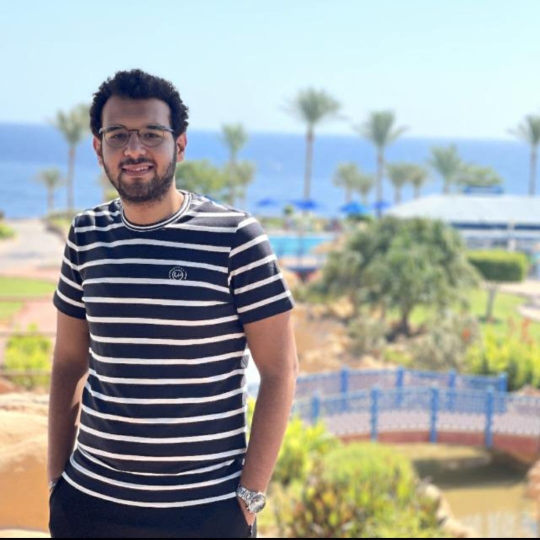
#> input picture frontend/src/assets/megz.jpg, 1080 x 1079 px, given in place of frame_1020.jpg, which was not available (shown at 1/2 size)
$ jupyter execute --allow-errors classical_facial_expression_recognition.ipynb   (text cells are left out)
#> lines starting #> are read from the running program, lines starting #| are printed output that depends on the picture; after the words box and inside, x2 and y2 are one past the last pixel; in counts of white or black regions, pixels touching at a corner belong together; pictures that were not available may be replaced by others from this repository, and a replacement may not be noted
#> further down, image is the input picture: shape (1079, 1080, 3); mean B, G, R 164, 166.9, 161.1
[cell 1]
import numpy as np
from skimage.feature import hog , local_binary_pattern
import glob
from matplotlib import image as mpimg
import cv2
import matplotlib.pyplot as plt
from sklearn.svm import SVC
from skimage.color import rgb2gray, rgba2rgb
from sklearn.impute import SimpleImputer
from sklearn.metrics import confusion_matrix , roc_curve, auc
import os
from PIL import Image
from tqdm import tqdm
from skimage import filters
import pickle
import math
from mtcnn import MTCNN
from sklearn.model_selection import GridSearchCV
import seaborn as sns
# from retinaface import RetinaFace

[cell 2]
emotions = ['confident' , 'unconfident']
emotions_feature_vector = {emotion : [] for emotion in emotions}
training_dataset_labels = []
#> (the rest of this cell did not finish here and is left out)

[cell 3]
# [6 lines left out: function read_images, not called in this run]

[cell 4]
def show_image(img , title , gray):
    if gray:
        plt.imshow(img , cmap = 'gray')
    else:
        plt.imshow(img)
    plt.title(title)
    plt.axis('off')
    plt.show()

[cell 5]
def detect_face(image):
    # Convert the image to YCbCr color space
    ycbcr = cv2.cvtColor(image, cv2.COLOR_BGR2YCrCb)
#> ycbcr: shape (1079, 1080, 3); mean of channels 0, 1, 2 164.9, 125.3, 127.5
    y, cr, cb = cv2.split(ycbcr)
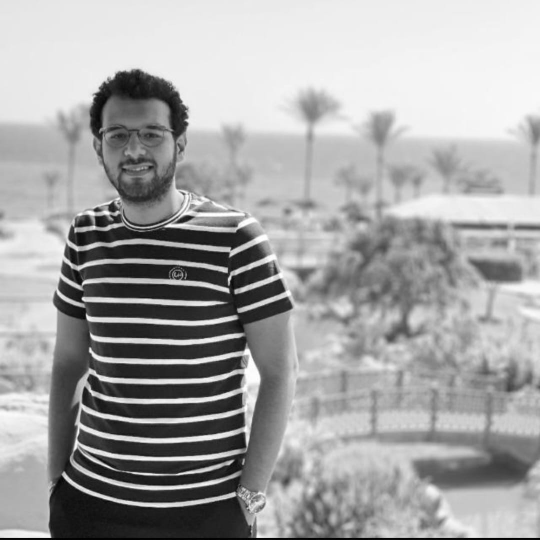
#> y: shape (1079, 1080) (shown at 1/2 size); min 0, max 255, mean 164.9
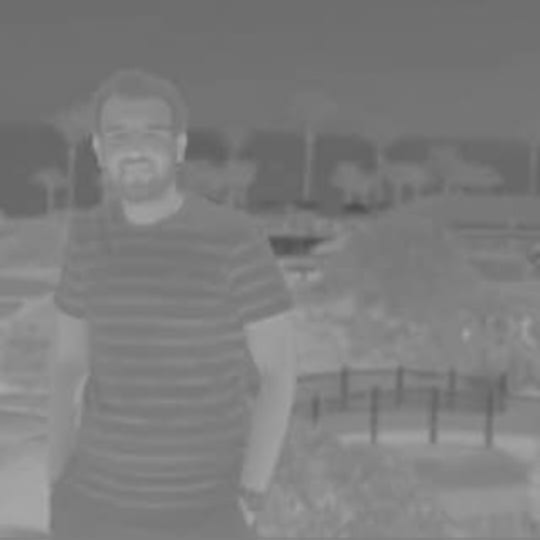
#> cr: shape (1079, 1080) (shown at 1/2 size); min 76, max 170, mean 125.3
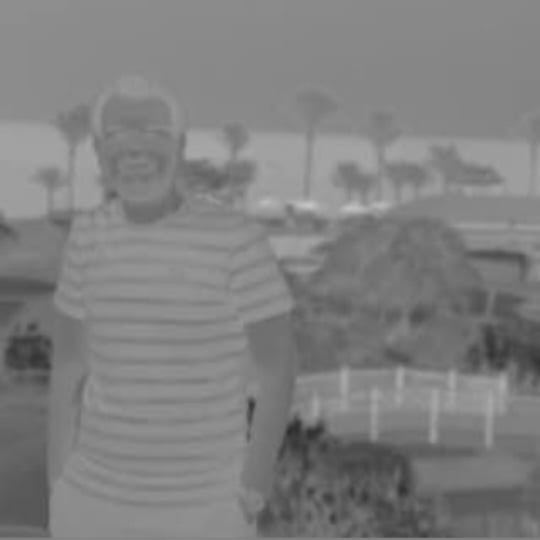
#> cb: shape (1079, 1080) (shown at 1/2 size); min 44, max 197, mean 127.5

    # Define thresholds for skin detection in the Cr channel
    cr1 = cv2.GaussianBlur(cr, (5, 5), 0)
    _, skin = cv2.threshold(cr1, 0, 255, cv2.THRESH_BINARY + cv2.THRESH_OTSU)
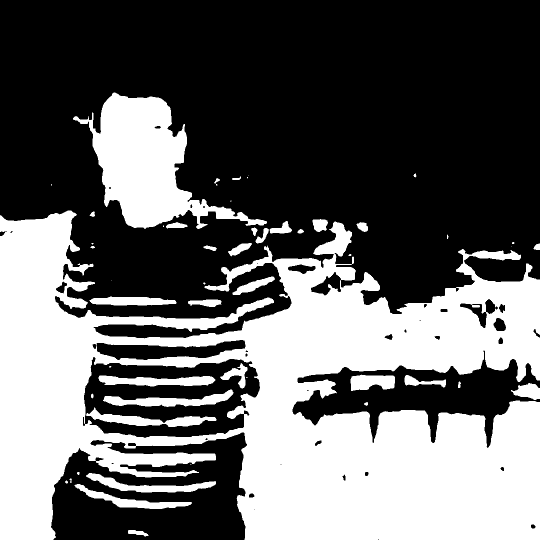
#> skin: shape (1079, 1080) (shown at 1/2 size); 39.6% white; 52 white regions (15 under 20 px), largest, box (x1, y1, x2, y2) and area: (0, 421, 1080, 1079) 389068, (146, 185, 534, 458) 41656, (206, 779, 467, 814) 3816

    # Apply morphological operations to clean up the binary image
    kernel = cv2.getStructuringElement(cv2.MORPH_ELLIPSE, (5, 5))
    skin = cv2.morphologyEx(skin, cv2.MORPH_CLOSE, kernel, iterations=2)
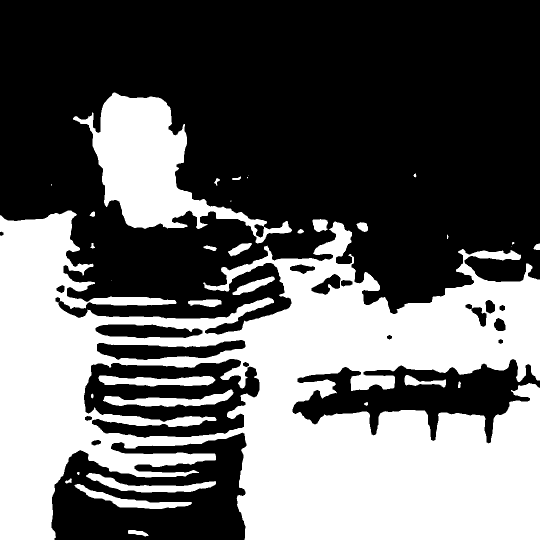
#> skin: shape (1079, 1080) (shown at 1/2 size); 40.1% white; 35 white regions (8 under 20 px), largest, box (x1, y1, x2, y2) and area: (0, 421, 1080, 1079) 403949, (146, 185, 584, 487) 43905, (206, 779, 467, 814) 3840
    skin = cv2.morphologyEx(skin, cv2.MORPH_OPEN, kernel, iterations=2)
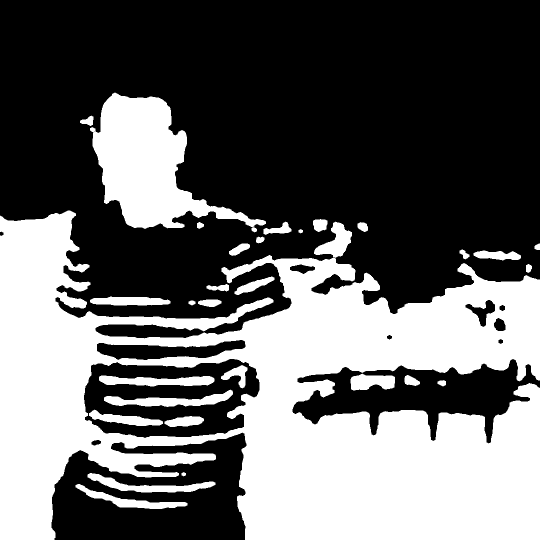
#> skin: shape (1079, 1080) (shown at 1/2 size); 39.7% white; 30 white regions

    # Find contours in the binary image
    contours, _ = cv2.findContours(skin, cv2.RETR_EXTERNAL, cv2.CHAIN_APPROX_SIMPLE)
#> contours = 25 contours; largest, box (x1, y1, x2, y2) and area: (0, 421, 1080, 1079) 440296, (180, 185, 532, 465) 41278, (175, 946, 431, 985) 3092, (151, 968, 375, 1018) 2708, (701, 747, 790, 781) 2130

    if not contours:
        return None

    # Find the largest contour
    largest_contour = max(contours, key=cv2.contourArea)
#> largest_contour = contour of 3187 points, box (x1, y1, x2, y2) (0, 421, 1080, 1079), area 440296

    # Get the bounding box of the largest contour
    x, y, w, h = cv2.boundingRect(largest_contour)
#> x = 0; y = 421; w = 1080; h = 658

    return (x, y, w, h)

[cell 6]
# Load the image
image = cv2.imread('/content/images7/sampled_frames/frame_1020.jpg')

# Detect the face in the image
face = detect_face(image)
#> face = (0, 421, 1080, 658)

# Draw a rectangle around the detected face if found
if face is not None:
    x, y, w, h = face
#> x = 0; y = 421; w = 1080; h = 658
    cv2.rectangle(image, (x, y), (x+w, y+h), (255, 0, 0), 2)
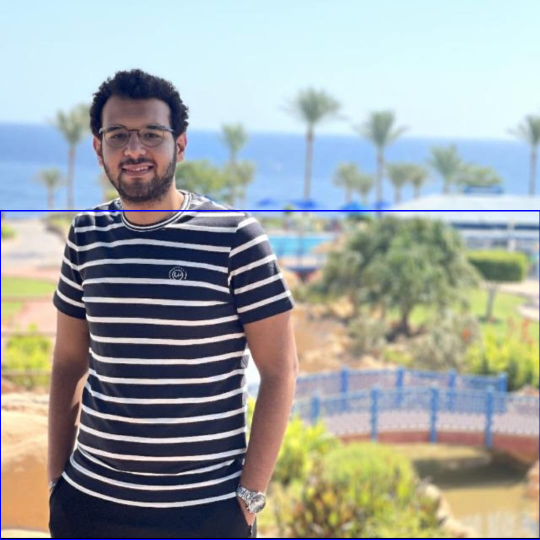
#> image: shape (1079, 1080, 3) (shown at 1/2 size); 0.54% of pixels changed, all inside (x1, y1, x2, y2) = (0, 420, 1080, 1079)

    # Extract the detected face region
    face_region = image[y:y+h, x:x+w]
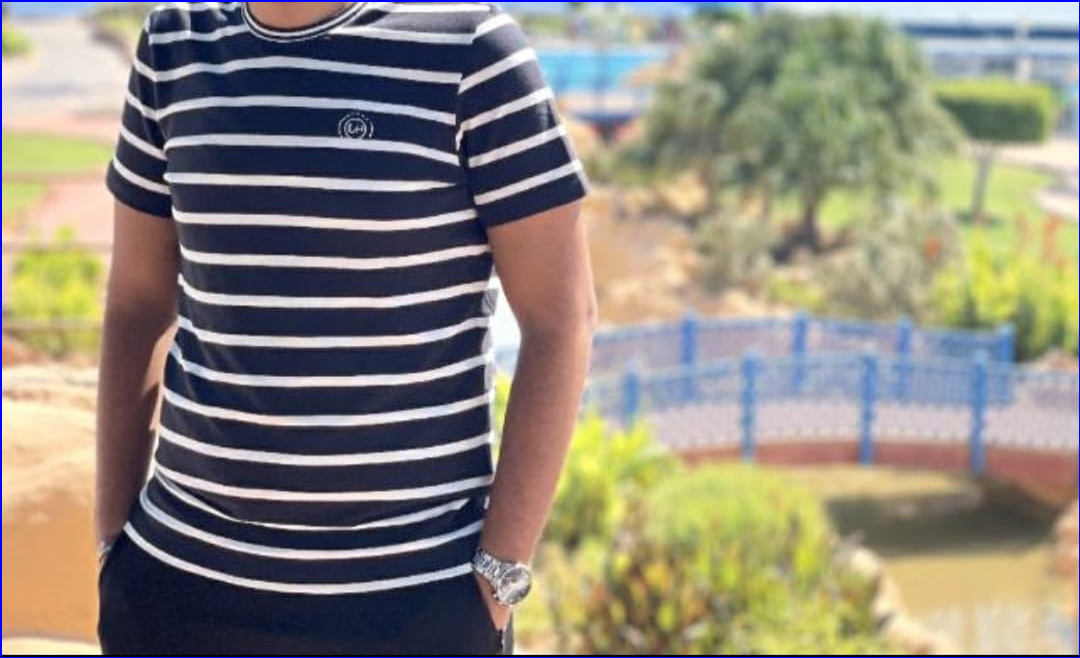
#> face_region: shape (658, 1080, 3); mean B, G, R 125.6, 137.1, 143

    # Save the extracted face as a new image
    cv2.imwrite('detected_face.jpg', face_region)

# Display the result
show_image(image, "Before detection" , True)
show_image(image , 'Detected Face', False)
cv2.waitKey(0)
cv2.destroyAllWindows()

[cell 7]
import numpy as np
import cv2
from skimage import color
import matplotlib.pyplot as plt
from skimage.draw import line

# [79 lines left out: functions compute_gradients, gradient_magnitude_orientation, get_cell_histograms, normalize_blocks, HOG_Features, visualize_hog, not called in this run]

pixels_per_cell = (4, 4)  # Adjusted cell size
cells_per_block = (4, 4)  # Adjusted block size

[cell 8]
def normalized_img(img):
    normalized_image = img.astype(np.float32) / 255.0
    return normalized_image
# [31 lines left out: functions aligned_img, HistogramEqualization, not called in this run]

def calculate_histogram(img):
    hist, bins = np.histogram(img.flatten(), 256, [0, 256])
    return hist

# [24 lines left out: functions is_image_dark, apply_gamma_correction, Gamma_Correction, not called in this run]
def image_preprocessing(img):
    detected_face = detector.detect_faces(img)
    if len(detected_face):
        x , y , width , height = detected_face[0]['box']
        face = img[y : y + height , x : x + width]
    else:
        return []
    gray_img = None
    if len(face):
        gamma_corrected_img = Gamma_Correction(face , 10)
        normalizedImage = normalized_img(gamma_corrected_img)
        resized_img = cv2.resize(normalizedImage, (128, 128))
        return resized_img
    else:
        return []

[cell 9]
processed_images, ignored_images = 0 , 0
#> (the rest of this cell did not finish here and is left out)

[cell 10]
test_features, test_labels = [], []
processed_images, ignored_images = 0 , 0
#> (the rest of this cell did not finish here and is left out)

[cell 11]
param_grid = {

    'C': [0.1, 1, 10],
    'gamma': [1, 0.1, 0.01],
    'kernel': ['sigmoid', 'rbf']
}

# Create a GridSearchCV object
grid = GridSearchCV(SVC(probability=True), param_grid, refit=True, verbose=2, cv = 3)

# Fit the grid search to the data
#> (the rest of this cell did not finish here and is left out)

[cell 12]
svm = SVC(kernel = "rbf" , random_state = 0)
#> (the rest of this cell did not finish here and is left out)

[cell 13]
# [7 lines left out: function visualize_confusion_matrix, not called in this run]
#> (the rest of this cell did not finish here and is left out)

#> (a cell that did not finish here is left out)

[cell 15]
def save_model(model , filename):
    with open(filename, 'wb') as file:
        pickle.dump(model, file)
save_model(svm , "/content/model_v3.pkl")

[cell 16]
def load_model(filename):
    with open(filename, 'rb') as file:
        model = pickle.load(file)
    return model
#> (the rest of this cell did not finish here and is left out)

[cell 17]
def is_significant_motion(previous_frame, current_frame, threshold=5.0):
#> called with threshold = 5
    gray_prev = cv2.cvtColor(previous_frame, cv2.COLOR_BGR2GRAY)
    gray_curr = cv2.cvtColor(current_frame, cv2.COLOR_BGR2GRAY)
    frame_diff = cv2.absdiff(gray_prev, gray_curr)
#> frame_diff: shape (1079, 1080); every value is 0
    _, thresh = cv2.threshold(frame_diff, 25, 255, cv2.THRESH_BINARY)
    motion_area = (cv2.countNonZero(thresh) / gray_curr.size) * 100
#> motion_area = 0
    return motion_area > threshold

def sample_and_select_frames(video_path, output_dir, sampling_rate=1):
    sampled_frames_dir = os.path.join(output_dir, "sampled_frames")
    selected_frames_dir = os.path.join(output_dir, "selected_frames")
    os.makedirs(sampled_frames_dir, exist_ok=True)
    os.makedirs(selected_frames_dir, exist_ok=True)

    cap = cv2.VideoCapture(video_path)
    if not cap.isOpened():
        print("Error opening video file.")
        return

    fps = int(cap.get(cv2.CAP_PROP_FPS))
    frame_count = 0
    selected_frame_count = 0

    ret, prev_frame = cap.read()
    while ret:
        if frame_count % (fps // sampling_rate) == 0:
            frame_path = os.path.join(sampled_frames_dir, f"frame_{frame_count}.jpg")
            cv2.imwrite(frame_path, prev_frame)
            ret, current_frame = cap.read()
            if ret and is_significant_motion(prev_frame, current_frame, threshold=5.0):
                selected_frame_path = os.path.join(selected_frames_dir, f"selected_frame_{frame_count}.jpg")
                cv2.imwrite(selected_frame_path, current_frame)
                selected_frame_count += 1
            prev_frame = current_frame if ret else prev_frame
        frame_count += 1
        ret, _ = cap.read()
    cap.release()
    print(f"Total sampled frames: {frame_count // (fps // sampling_rate)}")
    print(f"Total selected frames: {selected_frame_count}")

video_path = '/content/test_vedio.mp4'
output_dir = '/content/images11'
sample_and_select_frames(video_path, output_dir, sampling_rate = 2)
